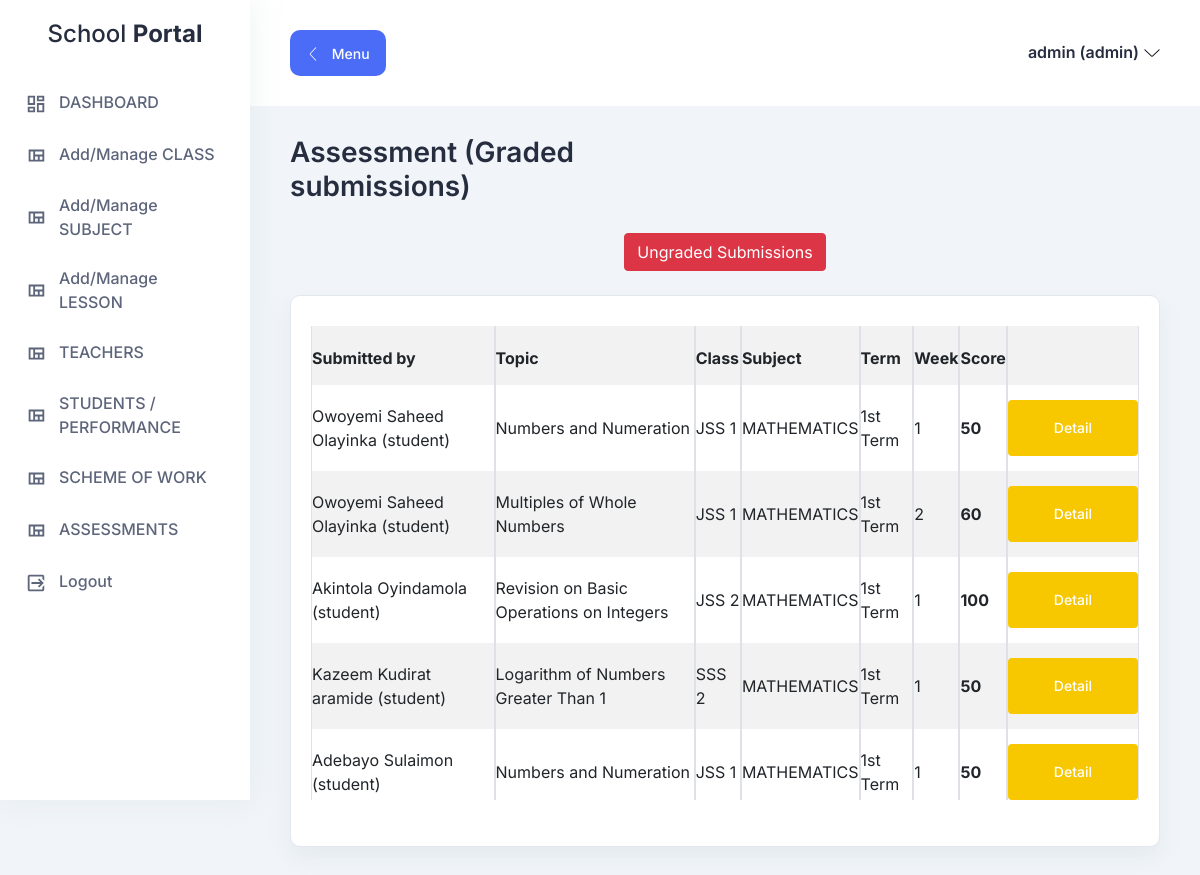
The app's page /assessment_all (signed in) with its own data.
### tables this page shows
CREATE TABLE "assignment_submission" (
	"submit_id"	INTEGER,
	"expected_score"	TEXT,
	"teacher_score"	TEXT,
	"user_id"	TEXT,
	"user_type"	TEXT,
	"lesson_id"	TEXT,
	"your_answer"	TEXT,
	"your_upload"	TEXT NOT NULL,
	"date_submitted"	TEXT NOT NULL,
	"teacher_note"	TEXT NOT NULL,
	PRIMARY KEY("submit_id")
);

CREATE TABLE "lesson_td" (
	"lesson_id"	INTEGER,
	"lesson_title"	TEXT,
	"lesson_detail"	text,
	"subject"	TEXT,
	"class_id"	TEXT,
	"term"	TEXT,
	"week"	TEXT,
	"link_to_cbt"	TEXT,
	PRIMARY KEY("lesson_id")
);

CREATE TABLE "class_tb" (
	"id"	INTEGER,
	"class_name"	TEXT,
	PRIMARY KEY("id")
);

CREATE TABLE "subjects_tb" (
	"subject_id"	INTEGER,
	"subject_name"	TEXT,
	"class_id"	TEXT,
	"term"	TEXT,
	PRIMARY KEY("subject_id")
);

CREATE TABLE "terms_tb" (
	"id"	INTEGER,
	"term"	TEXT,
	PRIMARY KEY("id")
);

### assessment_blueprint.py (the view, shortened to what this page needs)
@assessment_blueprint.route('/assessment_all', methods =['GET'])
def assessment_all():
    if 'loggedin' in session:
        if session['level']=="admin":
          cursor.execute('SELECT * FROM assignment_submission WHERE teacher_score <> "" ')
        data_assessment = cursor.fetchall()
        num_of_data_assessment=len(data_assessment)
        assessment_record2 = []
        for row in data_assessment:
          submission_id = row[0]
          user_id = row[3]
          user_type = row[4]
          lesson_id = row[5]
          date_submitted = row[8]
          teacher_score = row[2]
          if user_type == 'admin':
              cursor.execute(f'SELECT username FROM accounts WHERE id={user_id} ')
              user_rec = cursor.fetchone()
              user_name = user_rec[0]
          elif user_type == 'teacher':
              cursor.execute(f'SELECT surname, other_names FROM teacher_tb WHERE teacher_id={user_id} ')
              user_rec = cursor.fetchone()
              surname = user_rec[0]
              othernames = user_rec[1]
              user_name=f"{surname} {othernames}"
          elif user_type == 'student':
              cursor.execute(f'SELECT surname, other_names FROM student_tb WHERE student_id={user_id} ')
              user_rec = cursor.fetchone()
              surname = user_rec[0]
              othernames = user_rec[1]
              user_name=f"{surname} {othernames}"
          cursor.execute(f'SELECT * FROM lesson_td WHERE lesson_id={lesson_id} ')
          lesson = cursor.fetchone()
          lesson_title = lesson[1]
          lesson_subject_id = lesson[3]
          lesson_class_id = lesson[4]
          lesson_term_id = lesson[5]
          lesson_week = lesson[6]
          cursor.execute(f'SELECT subject_name FROM subjects_tb WHERE subject_id={lesson_subject_id} ')
          subject_rec = cursor.fetchone()
          subject_name = subject_rec[0]
          cursor.execute(f'SELECT class_name FROM class_tb WHERE id={lesson_class_id} ')
          class_rec = cursor.fetchone()
          class_name = class_rec[0]
          cursor.execute(f'SELECT term FROM terms_tb WHERE id={lesson_term_id} ')
          term_rec = cursor.fetchone()
          term_name = term_rec[0]
          assessment_record2.append([submission_id, user_name, user_type, class_name, subject_name, term_name, lesson_week, date_submitted, lesson_title, lesson_id, teacher_score])
    else:
        return redirect(url_for('login'))
    return render_template('assessment_all.html', num_of_data_assessment=num_of_data_assessment, assessment_record2=assessment_record2)

### templates/assessment_all.html (shortened to what this page needs)
{% extends "layout.html" %}
{% block content %}
      <section class="section">
        <div class="container-fluid">
          <div class="title-wrapper pt-30">
            <div class="row align-items-center">
              <div class="col-md-6">
                <div class="title mb-30">
                  <h2>Assessment (Graded submissions)</h2>
                </div>
              </div>
            </div>
          </div>
          <div class="col-xl-12 col-lg-12 col-sm-12">
            <p align='center'><a href="{{ url_for('assessment_blueprint.assessment') }}" class="btn btn-danger">Ungraded Submissions</a></p>
            <br/>
              <div class="icon-card mb-100">
                <div class="table-wrapper table-responsive" style="width: 100%">
                  <table class="table table-hover table-striped table-bordered" >
                    <tr>
                        <th>Submitted by</th>
                        <th>Topic</th>
                        <th>Class</th>
                        <th>Subject</th>
                        <th>Term</th>
                        <th>Week</th>
                        <th>Score</th>
                        <th> </th>
                    </tr>
                    {%for assessment_record2 in assessment_record2 %}
                               <tr>
                                    <td>{{ assessment_record2[1] }} ({{ assessment_record2[2] }}) </td>
                                    <td> {{ assessment_record2[8] }} </td>
                                    <td> {{ assessment_record2[3] }} </td>
                                    <td> {{ assessment_record2[4] }} </td>
                                    <td> {{ assessment_record2[5] }} </td>
                                    <td> {{ assessment_record2[6] }} </td>
                                    <td> <b>{{ assessment_record2[10] }}</b> </td>
                                    <td>
                                      <form action="{{ url_for('assessment_blueprint.assessment_input') }}" method="post">
                                          <input type="submit" value="Detail" class="main-btn warning-btn btn-hover">
                                      </form>
                                    </td>
                                </tr>
                    {%endfor%}
                </table>
                </div>
              </div>
            </div>
        </div>
      </section>
{% endblock %}

### static/assets/css/fullcalendar.css (style rules this page uses)
:root { --fc-daygrid-event-dot-width: 8px; }
:root { --fc-list-event-dot-width: 10px; --fc-list-event-hover-bg-color: #f5f5f5; }

### records on screen
assignment_submission: user_type "student", teacher_score "50"
lesson_td: lesson_title "Numbers and Numeration" "Numbers and Numeration"
class_tb: class_name "JSS 1" "JSS 1" "JSS 1"
subjects_tb: subject_name "MATHEMATICS" "MATHEMATICS" "MATHEMATICS"
terms_tb: term "1st Term" "1st Term" "1st Term" "1st Term" "1st Term"
assignment_submission: user_type "student", teacher_score "60"
lesson_td: lesson_title "Multiples of Whole Numbers"
assignment_submission: user_type "student", teacher_score "100"
lesson_td: lesson_title "Revision on Basic Operations on Integers"
class_tb: class_name "JSS 2"
subjects_tb: subject_name "MATHEMATICS"
assignment_submission: user_type "student", teacher_score "50"
lesson_td: lesson_title "Logarithm of Numbers Greater Than 1"
class_tb: class_name "SSS 2"
subjects_tb: subject_name "MATHEMATICS"
assignment_submission: user_type "student", teacher_score "50"

### other values on screen
{{ session.login_sname }} "admin"
{{ session.level }} "admin"
{{ assessment_record2[1] }} "Owoyemi Saheed Olayinka" "Owoyemi Saheed Olayinka" "Akintola Oyindamola" "Kazeem Kudirat aramide" "Adebayo Sulaimon"
{{ assessment_record2[6] }} "1" "2" "1" "1" "1"
